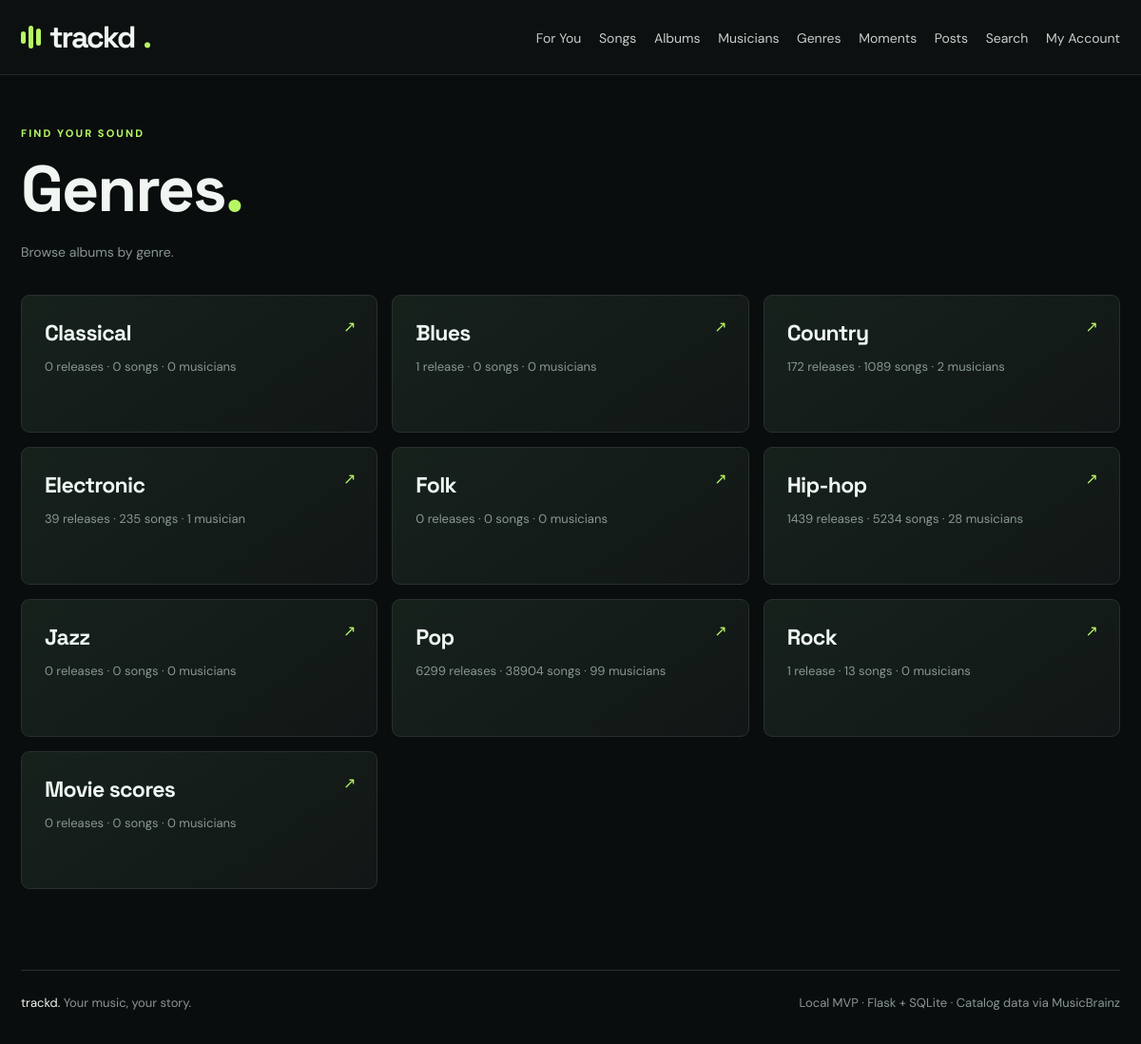
The app's page /genres with its own data.
### tables this page shows
CREATE TABLE genres (
                id INTEGER PRIMARY KEY,
                name TEXT NOT NULL UNIQUE,
                slug TEXT NOT NULL UNIQUE
            );

### app.py (the view)
@app.route('/genres')
def genres_index():
    with get_db() as db:
        genres = db.execute(
            '''SELECT genres.name, genres.slug,
                      (SELECT COUNT(*) FROM album_genres WHERE album_genres.genre_id = genres.id) AS album_count,
                      (SELECT COUNT(*) FROM musician_genres WHERE musician_genres.genre_id = genres.id) AS musician_count,
                      (SELECT COUNT(*) FROM songs
                       JOIN albums ON albums.id = songs.album_id
                       JOIN album_genres ON album_genres.album_id = albums.id
                       WHERE album_genres.genre_id = genres.id) AS song_count
               FROM genres
               ORDER BY genres.id'''
        ).fetchall()
    return render_template('genres.html', genres=genres)

### app.py (called while the page is built)
def get_db():
    connection = sqlite3.connect(DB_PATH)
    connection.row_factory = sqlite3.Row
    connection.execute('PRAGMA foreign_keys = ON')
    return connection

@app.context_processor
def current_account():
    user = None
    if session.get('user_id'):
        with get_db() as db:
            user = db.execute('SELECT id, username FROM users WHERE id = ?', (session['user_id'],)).fetchone()
    return {'current_user': user}

### templates/genres.html (shortened to what this page needs)
{% extends 'base.html' %}
{% block content %}
<section class="section-head genre-page-head">
  <div><div class="kicker">FIND YOUR SOUND</div><h1>Genres<span class="green-dot">.</span></h1><p>Browse albums by genre.</p></div>
</section>
<section class="genre-grid">
  {% for genre in genres %}
  <a class="genre-card" href="{{ url_for('genre_detail', slug=genre.slug) }}">
    <span class="genre-card-name">{{ genre.name }}</span>
    <span class="genre-card-count">{{ genre.album_count }} release{{ '' if genre.album_count == 1 else 's' }} · {{ genre.song_count }} song{{ '' if genre.song_count == 1 else 's' }} · {{ genre.musician_count }} musician{{ '' if genre.musician_count == 1 else 's' }}</span>
    <span class="genre-card-arrow">↗</span>
  </a>
  {% endfor %}
</section>
{% endblock %}

### templates/base.html (shortened to what this page needs)
<!DOCTYPE html>
<html lang="en">
<head>
  <link rel="stylesheet" href="{{ url_for('static', filename='style.css') }}">
  <link rel="stylesheet" href="{{ url_for('static', filename='genres.css') }}">
  <link rel="stylesheet" href="{{ url_for('static', filename='musicians.css') }}">
  <link rel="stylesheet" href="{{ url_for('static', filename='catalog.css') }}">
</head>
<body>
  <header class="topbar"><div class="container nav">
    <a class="brand" href="{{ url_for('index') }}"><span class="brand-mark"><i></i><i></i><i></i></span>trackd<span class="brand-dot">.</span></a>
    <nav aria-label="Primary navigation">
      <a href="{{ url_for('index') }}">For You</a>
      <a href="{{ url_for('songs_index') }}">Songs</a>
      <a href="{{ url_for('albums_index') }}">Albums</a>
      <a href="{{ url_for('musicians_index') }}">Musicians</a>
      <a href="{{ url_for('genres_index') }}">Genres</a>
      <a class="{{ 'active' if request.endpoint == 'moments_index' else '' }}" href="{{ url_for('moments_index') }}">Moments</a>
      <a class="{{ 'active' if request.endpoint in ['reviews_index', 'posts_index'] else '' }}" href="{{ url_for('posts_index') }}">Posts</a>
      <a href="{{ url_for('index') }}#search">Search</a>
      {% if current_user %}<a href="{{ url_for('account') }}">My Account</a>{% else %}<a href="{{ url_for('login') }}">My Account</a>{% endif %}
    </nav>
  </div></header>
  <main class="container">
    {% block content %}{% endblock %}
  </main>
  <footer class="container footer"><span>trackd. <span class="muted">Your music, your story.</span></span><span>Local MVP · Flask + SQLite · Catalog data via MusicBrainz</span></footer>
</body>
</html>

### static/style.css (style rules this page uses)
.nav nav { gap:clamp(14px,1.55vw,24px) }
.nav nav a { position:relative;padding:29px 0 27px;white-space:nowrap }
:root { --bg:#0a0d0e;--panel:#131a1a;--panel2:#1b2222;--text:#f0f6f2;--muted:#899793;--green:#b7f763;--line:#28312e }
* { box-sizing:border-box }
html { scroll-behavior:smooth }
body { margin:0;background:var(--bg);color:var(--text);font-family:'DM Sans',Arial,sans-serif }
a { color:inherit;text-decoration:none }
.container { width:min(1180px,calc(100% - 44px));margin:auto }
.topbar { border-bottom:1px solid #202927;background:#0c1010 }
.nav { height:78px;display:flex;align-items:center;justify-content:space-between }
.brand { font-family:'Space Grotesk',sans-serif;font-size:32px;font-weight:700;letter-spacing:-2px;display:flex;align-items:center;gap:9px }
.brand-dot,.green-dot { color:var(--green) }
.brand-mark { display:flex;align-items:center;gap:3px;height:25px }
.brand-mark i { display:block;background:var(--green);width:5px;border-radius:5px }
.brand-mark i:nth-child(1) { height:13px }
.brand-mark i:nth-child(2) { height:24px }
.brand-mark i:nth-child(3) { height:18px }
nav { display:flex;align-items:center;gap:32px;font-size:14px;color:#c5cfca }
.eyebrow,.kicker { font-size:11px;letter-spacing:2.1px;font-weight:800;color:var(--green) }
h1,h2 { font-family:'Space Grotesk',sans-serif;letter-spacing:-2px }
.section-head { display:flex;align-items:end;justify-content:space-between;gap:22px;margin:63px 0 22px }
.section-head p,.review-form-panel>p { color:var(--muted);font-size:14px }
.footer { border-top:1px solid var(--line);padding:25px 0 35px;display:flex;justify-content:space-between;font-size:13px }
.muted,.footer>span:last-child { color:var(--muted) }

### static/genres.css (style rules this page uses)
.genre-page-head { margin-top:54px }
.genre-page-head h1 { font-size:clamp(42px,6vw,68px);margin:8px 0 }
.genre-grid { display:grid;grid-template-columns:repeat(3,minmax(0,1fr));gap:15px;margin-bottom:85px }
.genre-card { position:relative;display:flex;flex-direction:column;gap:12px;min-height:145px;padding:24px;border:1px solid var(--line);border-radius:9px;background:linear-gradient(145deg,#17211c,#111716);transition:border-color .2s,transform .2s }
.genre-card-name { font-family:'Space Grotesk',sans-serif;font-size:23px;font-weight:700;letter-spacing:-.7px }
.genre-card-count { font-size:13px;color:var(--muted) }
.genre-card-arrow { position:absolute;right:22px;top:22px;color:var(--green) }

### records on screen
genres: name "Classical", album_count "0", album_count "s", song_count "0", song_count "s", musician_count "0", musician_count "s"
genres: name "Blues", album_count "1", song_count "0", song_count "s", musician_count "0", musician_count "s"
genres: name "Country", album_count "172", album_count "s", song_count "1089", song_count "s", musician_count "2", musician_count "s"
genres: name "Electronic", album_count "39", album_count "s", song_count "235", song_count "s", musician_count "1"
genres: name "Folk", album_count "0", album_count "s", song_count "0", song_count "s", musician_count "0", musician_count "s"
genres: name "Hip-hop", album_count "1439", album_count "s", song_count "5234", song_count "s", musician_count "28", musician_count "s"
genres: name "Jazz", album_count "0", album_count "s", song_count "0", song_count "s", musician_count "0", musician_count "s"
genres: name "Pop", album_count "6299", album_count "s", song_count "38904", song_count "s", musician_count "99", musician_count "s"
genres: name "Rock", album_count "1", song_count "13", song_count "s", musician_count "0", musician_count "s"
genres: name "Movie scores", album_count "0", album_count "s", song_count "0", song_count "s", musician_count "0", musician_count "s"
